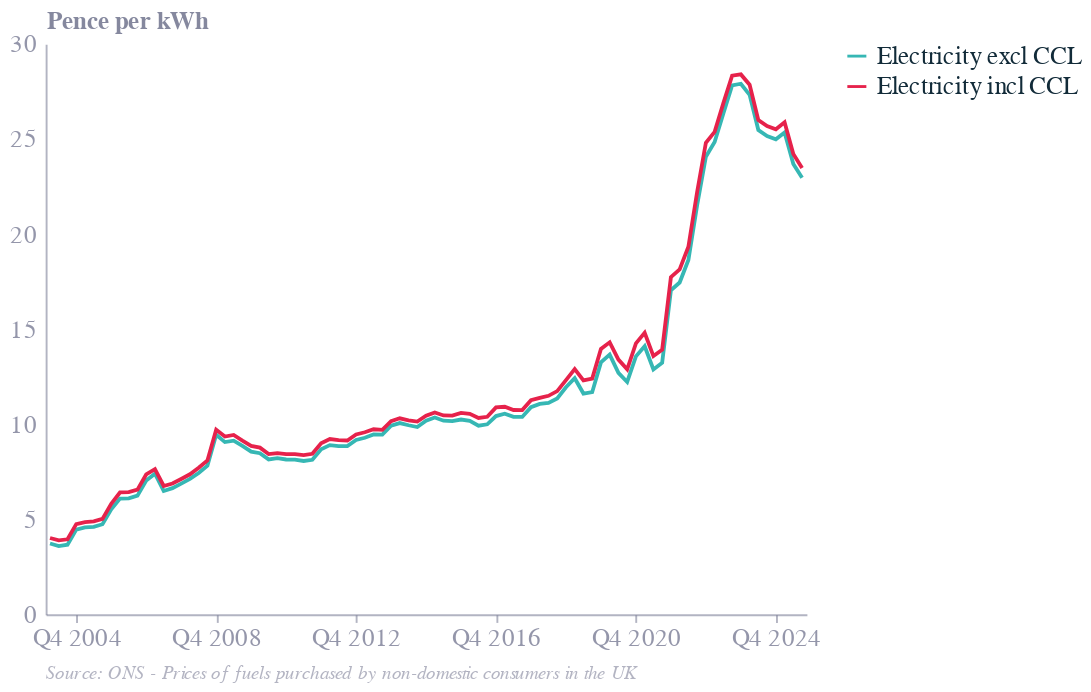

The cell this chart's notebook holds for it:
### Code cell
# Plot line chart
elec_line_chart = alt.Chart(avg_elec_df).mark_line().encode(
    x = alt.X('Period:N',
              sort=None,
              axis=alt.Axis(
                  values=['Q4 2004', 'Q4 2006', 'Q4 2008', 'Q4 2010', 'Q4 2012', 'Q4 2014', 'Q4 2016', 'Q4 2018', 'Q4 2020', 'Q4 2022', 'Q4 2024'],
                  grid=False,
                  titleFontSize=13,
                  labelFontSize=13
                  )),
    y = alt.Y('Electricity:Q', 
              title = 'Pence per kWh', 
              axis=alt.Axis(
                  titleFontSize=13,
                  labelFontSize=13,
                  grid=False)),
    color = alt.Color('Type:N',legend=alt.Legend(labelFontSize=13))
)
styles.add_source(elec_line_chart, 'ONS - Prices of fuels purchased by non-domestic consumers in the UK')
elec_line_chart

### Figure 1 — Vega-Lite specification as saved in the notebook (floating-point values rounded to 4 significant figures; data arrays with more than 128 entries replaced by an {"elided": "..."} marker saying what was removed)
{"config": {"font": "Circular Std", "text": {"color": "#676A86", "align": "left", "baseline": "middle", "dx": 7, "dy": 0, "fontSize": 11}, "view": {"stroke": null, "continuousWidth": 400, "continuousHeight": 300, "discreteWidth": 400, "discreteHeight": 300}, "range": {"category": ["#36B7B4", "#E6224B", "#F4C245", "#0063AF", "#00A767", "#179FDB", "#EB5C2E"], "diverging": ["#E6224B", "#E54753", "#C9C9C9", "#179FDB", "#122B39"], "heatmap": ["#C9C9C9", "#179FDB", "#0063AF", "#122B39"], "ordinal": ["#00A767", "#36B7B4", "#179FDB", "#0063AF", "#243B5A"]}, "bar": {"color": "#179fdb"}, "line": {"color": "#e6224b"}, "rule": {"color": "#676A86"}, "area": {"opacity": 0.3}, "point": {"filled": true, "size": 80, "color": "#e6224b", "opacity": 0.95}, "geoshape": {"stroke": "white", "strokeWidth": 0.3}, "rect": {"fill": "#d6d4d4", "opacity": 0.3}, "axis": {"labelColor": "#676A86", "labelFontSize": 11, "labelFont": "Circular Std", "labelOpacity": 0.7, "tickColor": "#676A86", "tickOpacity": 0.5, "domainColor": "#676A86", "domainOpacity": 0.5, "gridColor": "#676A86", "gridDash": [2, 2], "gridOpacity": 0.5, "title": null, "titleColor": "#676A86", "titleOpacity": 0.8, "tickSize": 4}, "axisXDiscrete": {"grid": false, "labelAngle": 0, "tickCount": 10, "tickOpacity": 0.5, "title": null}, "axisYDiscrete": {"ticks": false, "labelPadding": 5}, "axisXTemporal": {"grid": false, "ticks": true}, "axisXQuantitative": {"grid": true}, "axisYQuantitative": {"gridColor": "#676A86", "gridDash": [1, 5], "gridOpacity": 0.5, "ticks": false, "labelPadding": 5, "tickCount": 8, "titleAngle": 0, "titleAlign": "left", "titleBaseline": "bottom", "titleX": 0, "titleY": -5}, "title": {"color": "#676A86E6", "subtitleColor": "#676A86", "font": "Circular Std", "subtitleFont": "Circular Std", "anchor": "start", "fontSize": 14, "subtitleFontSize": 12, "subtitlePadding": 4, "offset": 0, "frame": "group"}, "legend": {"titleColor": "#122b39", "title": null, "labelColor": "#122b39", "labelFontSize": 11}}, "data": {"name": "data-f9ee618fd51491ddf0db50b3abae0f54"}, "mark": {"type": "line"}, "encoding": {"color": {"field": "Type", "legend": {"labelFontSize": 13}, "type": "nominal"}, "x": {"axis": {"grid": false, "labelFontSize": 13, "titleFontSize": 13, "values": ["Q4 2004", "Q4 2006", "Q4 2008", "Q4 2010", "Q4 2012", "Q4 2014", "Q4 2016", "Q4 2018", "Q4 2020", "Q4 2022", "Q4 2024"]}, "field": "Period", "sort": null, "type": "nominal"}, "y": {"axis": {"grid": false, "labelFontSize": 13, "titleFontSize": 13}, "field": "Electricity", "title": "Pence per kWh", "type": "quantitative"}}, "title": {"text": "Source: ONS - Prices of fuels purchased by non-domestic consumers in the UK", "color": "#676A8680", "dx": 0, "fontSize": 10, "fontStyle": "italic", "fontWeight": "normal", "frame": "group", "offset": 7, "orient": "bottom"}, "$schema": "https://vega.github.io/schema/vega-lite/v6.1.0.json", "datasets": {"data-f9ee618fd51491ddf0db50b3abae0f54": {"elided": "174 records"}}}
